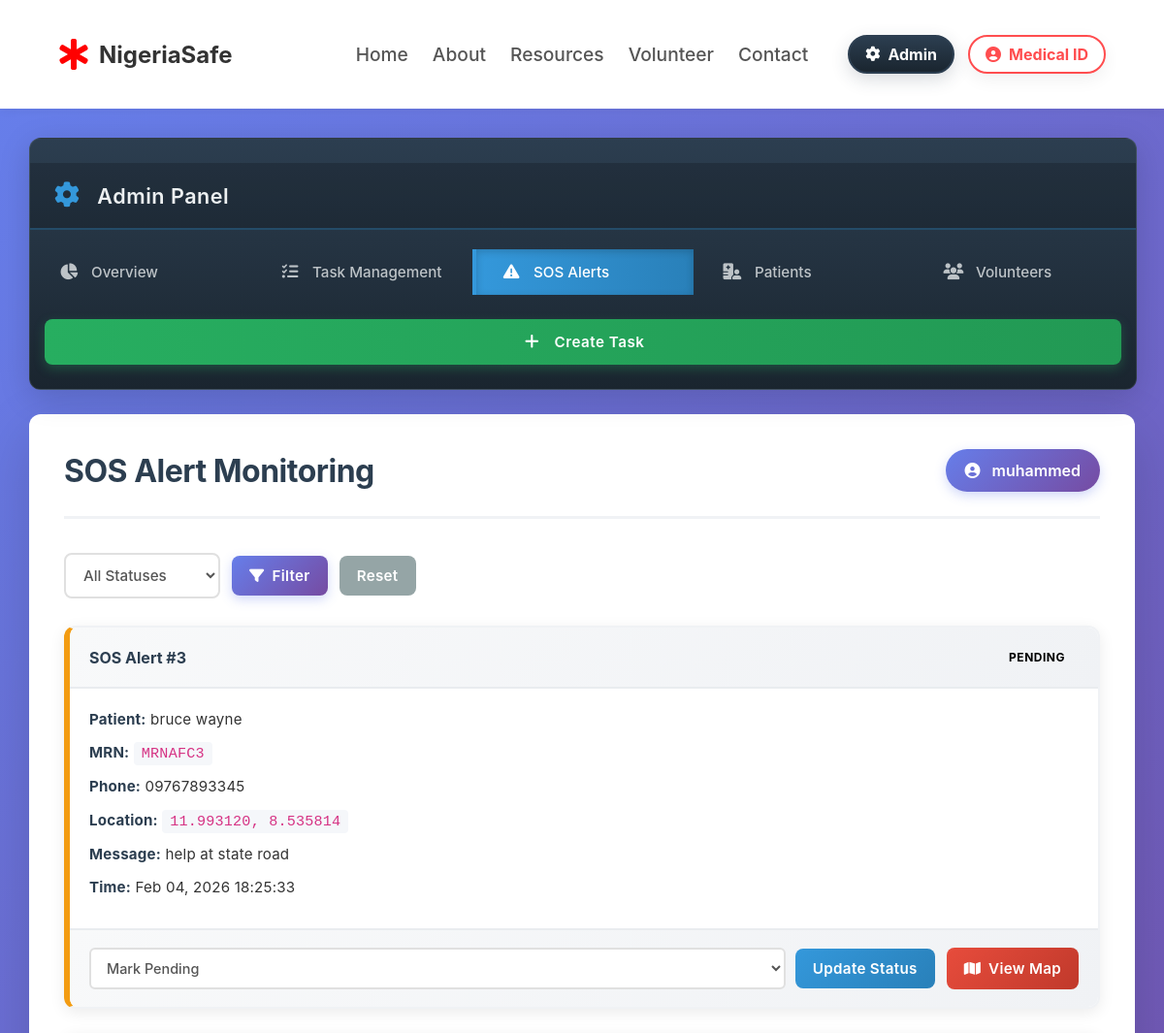
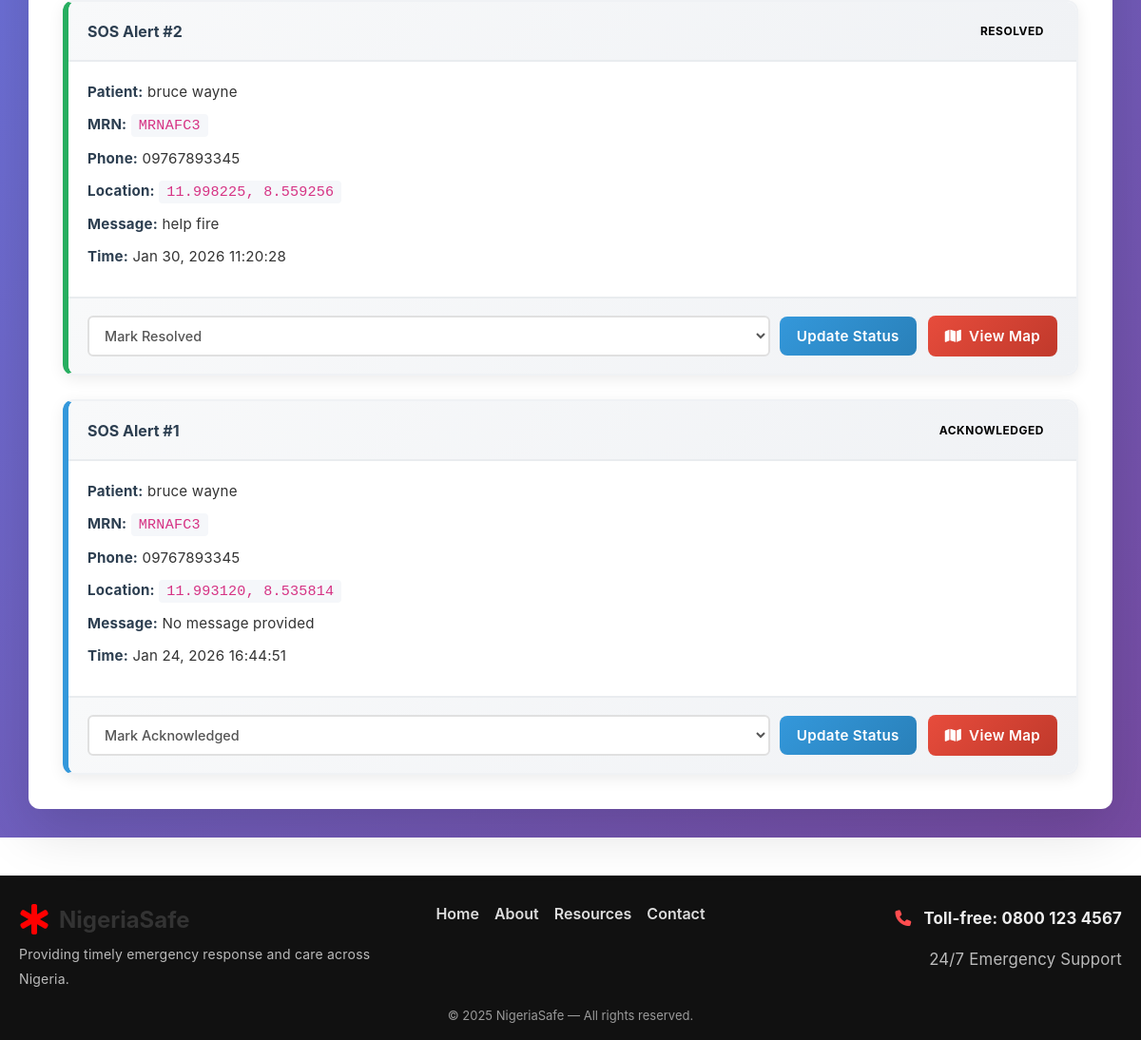
The app's page /admin-dashboard/?tab=sos (signed in) with its own data (2 pictures, top to bottom).
### base/models.py (models this page shows, shortened)
class SOSAlert(models.Model):
    STATUS_PENDING = 'pending'
    STATUS_ACK = 'acknowledged'
    STATUS_RESOLVED = 'resolved'
    STATUS_CHOICES = [
        (STATUS_PENDING, 'Pending'),
        (STATUS_ACK, 'Acknowledged'),
        (STATUS_RESOLVED, 'Resolved'),
    ]
    patient = models.ForeignKey(
        Patient,
        on_delete=models.SET_NULL,
        null=True,
        blank=True,
        related_name='sos_alerts'
    )
    latitude = models.DecimalField(max_digits=10, decimal_places=6)
    longitude = models.DecimalField(max_digits=10, decimal_places=6)
    message = models.TextField(null=True, blank=True)
    phone = models.CharField(max_length=30, null=True, blank=True)
    status = models.CharField(max_length=20, choices=STATUS_CHOICES, default=STATUS_PENDING)
    created_at = models.DateTimeField(auto_now_add=True)
    class Meta:
        ordering = ['-created_at']

class Patient(models.Model):
    user = models.OneToOneField(
        settings.AUTH_USER_MODEL,
        on_delete=models.CASCADE,
        null=True,
        blank=True,
        related_name='patient_profile'
    )
    full_name = models.CharField(max_length=100, null=True, blank=True)
    date_of_birth = models.DateField()
    BLOOD_TYPE_CHOICES = [
        ('A+', 'A+'),
        ('A-', 'A-'),
        ('B+', 'B+'),
        ('B-', 'B-'),
        ('AB+', 'AB+'),
        ('AB-', 'AB-'),
        ('O+', 'O+'),
        ('O-', 'O-'),
    ]
    blood_type = models.CharField(max_length=3, choices=BLOOD_TYPE_CHOICES, null=True, blank=True)
    weight = models.FloatField()
    height = models.FloatField()
    medical_conditions = models.CharField(max_length=255, null=True, blank=True)
    allergies = models.CharField(max_length=255, null=True, blank=True)
    medications = models.CharField(max_length=255, null=True, blank=True)
    address = models.CharField(max_length=255)
    phone_number = models.CharField(max_length=15)
    emergency_contact_name = models.CharField(max_length=60)
    emergency_contact_phone = models.CharField(max_length=15)
    emergency_contact_email = models.EmailField(null=True, blank=True)
    emergency_contact_relationship = models.CharField(max_length=30)
    updated_at = models.DateTimeField(auto_now=True)
    created_at = models.DateTimeField(auto_now_add=True)
    medical_record_number = models.CharField(max_length=20, unique=True, default=generate_medical_record_number, editable=False)

### base/views.py (the view)
# urls.py: path('admin-dashboard/', views.admin_dashboard, name='admin_dashboard'),
def admin_dashboard(request):
    if not request.user.is_staff:
        messages.error(request, "Access denied. Only staff can view the admin dashboard.")
        return redirect('base:home')
    tab = request.GET.get('tab', 'overview')
    search_mrn = request.GET.get('search_mrn', '')
    sos_status = request.GET.get('sos_status', '')
    task_urgency = request.GET.get('task_urgency', '')
    total_patients = Patient.objects.count()
    total_volunteers = Volunteer.objects.count()
    total_sos_alerts = SOSAlert.objects.count()
    total_tasks = Task.objects.count()
    pending_alerts = SOSAlert.objects.filter(status=SOSAlert.STATUS_PENDING).count()
    patient_details = None
    if search_mrn:
        try:
            patient_details = Patient.objects.get(medical_record_number__iexact=search_mrn)
        except Patient.DoesNotExist:
            messages.warning(request, f"No patient found with MRN: {search_mrn}")
    sos_alerts = SOSAlert.objects.all().order_by('-created_at')
    if sos_status:
        sos_alerts = sos_alerts.filter(status=sos_status)
    tasks = Task.objects.all().order_by('-created_at')
    if task_urgency:
        tasks = tasks.filter(urgency=task_urgency)
    recent_alerts = SOSAlert.objects.all().order_by('-created_at')[:10]
    recent_tasks = Task.objects.all().order_by('-created_at')[:10]
    recent_patients = Patient.objects.all().order_by('-created_at')[:10]
    volunteers = Volunteer.objects.all().order_by('-created_at')
    context = {
        'tab': tab,
        'total_patients': total_patients,
        'total_volunteers': total_volunteers,
        'total_sos_alerts': total_sos_alerts,
        'pending_alerts': pending_alerts,
        'total_tasks': total_tasks,
        'sos_alerts': sos_alerts,
        'tasks': tasks,
        'recent_alerts': recent_alerts,
        'recent_tasks': recent_tasks,
        'recent_patients': recent_patients,
        'volunteers': volunteers,
        'patient_details': patient_details,
        'search_mrn': search_mrn,
        'sos_status': sos_status,
        'task_urgency': task_urgency,
    }
    return render(request, 'base/admin_dashboard.html', context)

### base/templates/base/admin_dashboard.html (shortened to what this page needs)
{% extends 'base/base.html' %}
{% load static %}
{% block content %}
<div class="admin-container">
    <aside class="admin-sidebar">
        <div class="admin-header">
            <h2><i class="fas fa-cog"></i> Admin Panel</h2>
        </div>
        <nav class="admin-nav">
            <a href="?tab=overview" class="admin-nav-item {% if tab == 'overview' %}active{% endif %}">
                <i class="fas fa-chart-pie"></i> Overview
            </a>
            <a href="?tab=tasks" class="admin-nav-item {% if tab == 'tasks' %}active{% endif %}">
                <i class="fas fa-tasks"></i> Task Management
            </a>
            <a href="?tab=sos" class="admin-nav-item {% if tab == 'sos' %}active{% endif %}">
                <i class="fas fa-exclamation-triangle"></i> SOS Alerts
            </a>
            <a href="?tab=patients" class="admin-nav-item {% if tab == 'patients' %}active{% endif %}">
                <i class="fas fa-hospital-user"></i> Patients
            </a>
            <a href="?tab=volunteers" class="admin-nav-item {% if tab == 'volunteers' %}active{% endif %}">
                <i class="fas fa-users"></i> Volunteers
            </a>
            <a href="{% url 'base:create_task' %}" class="admin-nav-item create-task-btn">
                <i class="fas fa-plus"></i> Create Task
            </a>
        </nav>
    </aside>
    <main class="admin-content">
        <div class="admin-header-top">
            <div class="admin-title">
                <h1>{% if tab == 'overview' %}Dashboard Overview{% elif tab == 'tasks' %}Task Management{% elif tab == 'sos' %}SOS Alert Monitoring{% elif tab == 'patients' %}Patient Directory{% elif tab == 'volunteers' %}Volunteer Management{% endif %}</h1>
            </div>
            <div class="admin-user-info">
                <span><i class="fas fa-user-circle"></i> {{ request.user.get_full_name|default:request.user.username }}</span>
            </div>
        </div>
        {% if tab == 'sos' %}
        <div class="tab-content sos-tab">
            <div class="filter-section">
                <form method="GET" class="filter-form">
                    <select name="sos_status" class="filter-select">
                        <option value="">All Statuses</option>
                    </select>
                    <button type="submit" class="filter-btn"><i class="fas fa-filter"></i> Filter</button>
                    <a href="?tab=sos" class="reset-btn">Reset</a>
                </form>
            </div>
            <div class="sos-alerts-grid">
                {% if sos_alerts %}
                    {% for alert in sos_alerts %}
                    <div class="sos-alert-card status-{{ alert.status }}">
                        <div class="alert-header">
                            <h3>SOS Alert #{{ alert.id }}</h3>
                            <span class="status-badge status-{{ alert.status }}">{{ alert.get_status_display }}</span>
                        </div>
                        <div class="alert-body">
                            <p><strong>Patient:</strong> {{ alert.patient.full_name|default:"Anonymous" }}</p>
                            {% if alert.patient %}
                            <p><strong>MRN:</strong> <code>{{ alert.patient.medical_record_number }}</code></p>
                            <p><strong>Phone:</strong> {{ alert.patient.phone_number }}</p>
                            {% endif %}
                            <p><strong>Location:</strong> <code>{{ alert.latitude }}, {{ alert.longitude }}</code></p>
                            <p><strong>Message:</strong> {{ alert.message|default:"No message provided" }}</p>
                            <p><strong>Time:</strong> {{ alert.created_at|date:"M d, Y H:i:s" }}</p>
                        </div>
                        <div class="alert-actions">
                            <form method="POST" action="{% url 'base:update_sos_status' alert.id %}" class="status-form">
                                <select name="status" class="status-select">
                                    <option value="pending" {% if alert.status == 'pending' %}selected{% endif %}>Mark Pending</option>
                                    <option value="acknowledged" {% if alert.status == 'acknowledged' %}selected{% endif %}>Mark Acknowledged</option>
                                    <option value="resolved" {% if alert.status == 'resolved' %}selected{% endif %}>Mark Resolved</option>
                                </select>
                                <button type="submit" class="update-btn">Update Status</button>
                            </form>
                            <a href="https://maps.google.com/?q={{ alert.latitude }},{{ alert.longitude }}" target="_blank" class="map-btn">
                                <i class="fas fa-map"></i> View Map
                            </a>
                        </div>
                    </div>
                    {% endfor %}
                {% else %}
                <div class="empty-state">
                    <i class="fas fa-inbox"></i>
                    <p>No SOS alerts found</p>
                </div>
                {% endif %}
            </div>
        </div>
        {% endif %}
    </main>
</div>
{% endblock %}

### records on screen
SOSAlert: id "3", status "PENDING", patient.full_name "bruce wayne", patient.medical_record_number "MRNAFC3", patient.phone_number "09767893345", latitude "11.993120", longitude "8.535814", message "help at state road", created_at "Feb 04, 2026 18:25:33", status "Mark Pending"
SOSAlert: id "2", status "RESOLVED", patient.full_name "bruce wayne", patient.medical_record_number "MRNAFC3", patient.phone_number "09767893345", latitude "11.998225", longitude "8.559256", message "help fire", created_at "Jan 30, 2026 11:20:28", status "Mark Resolved"
SOSAlert: id "1", status "ACKNOWLEDGED", patient.full_name "bruce wayne", patient.medical_record_number "MRNAFC3", patient.phone_number "09767893345", latitude "11.993120", longitude "8.535814", message "No message provided", created_at "Jan 24, 2026 16:44:51", status "Mark Acknowledged"

### other values on screen
{{ request.user.get_full_name|default:request.user.username }} "muhammed"
